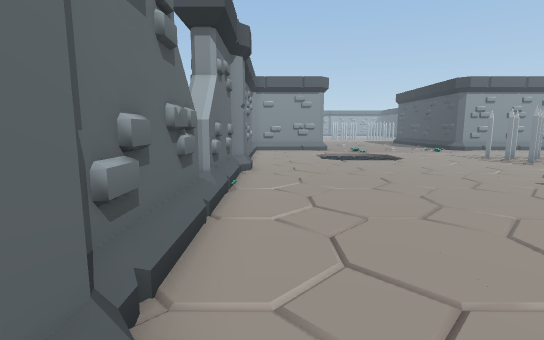
View 1 (above)

17 first-person views from a walk through a 3-D level made in the Unity game engine. The camera is 1.5 m above the floor, tilts 8° down and sees 85° across. The floor is counted in squares, 1 m on a side. Each view is taken from the middle of a square. On the plan, view 1 faces up. The plan holds only what a view shows up to about 15 squares ahead; the rest is blank. The place goes on beyond the plan. The player character is not drawn. Some animated figures are not drawn.

View 2
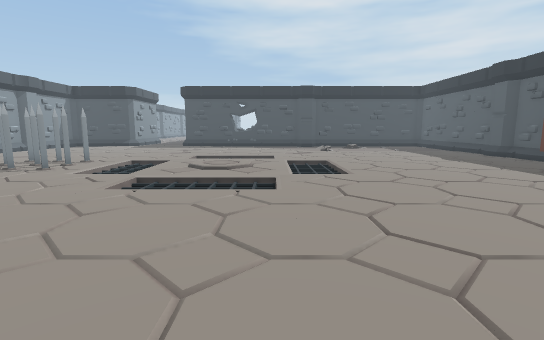

View 3
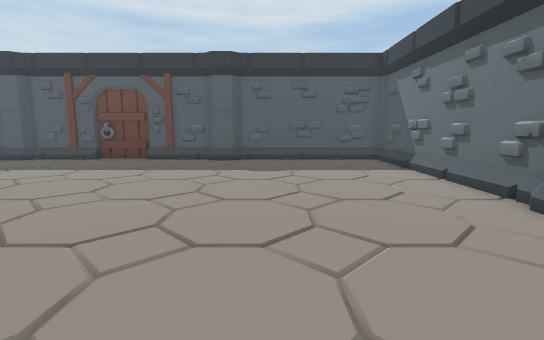

View 4
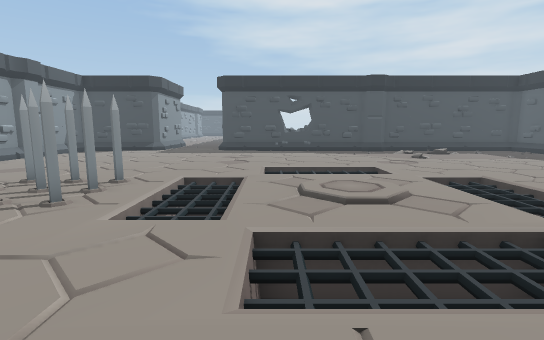

View 5
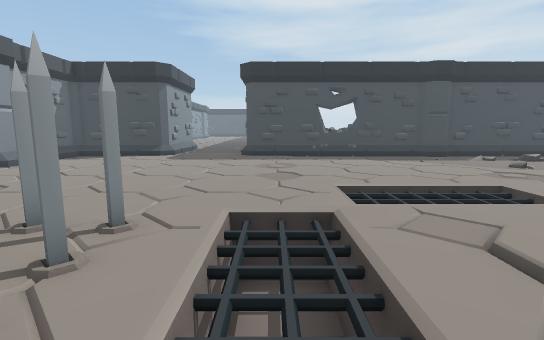

View 6
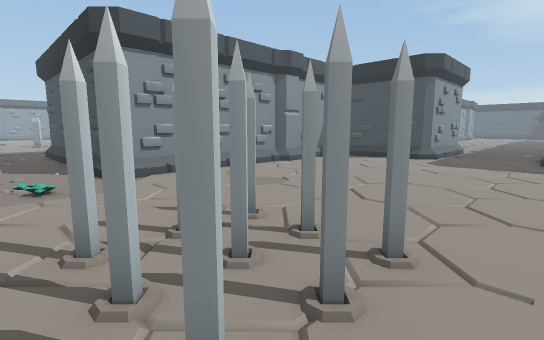

View 7
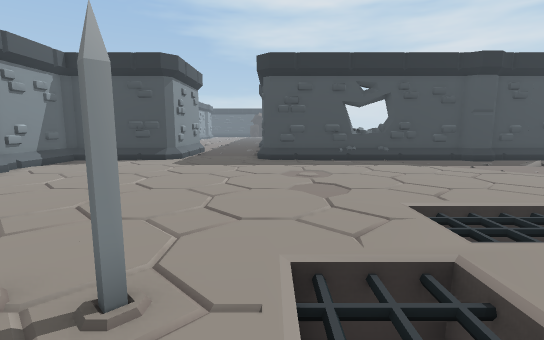

View 8
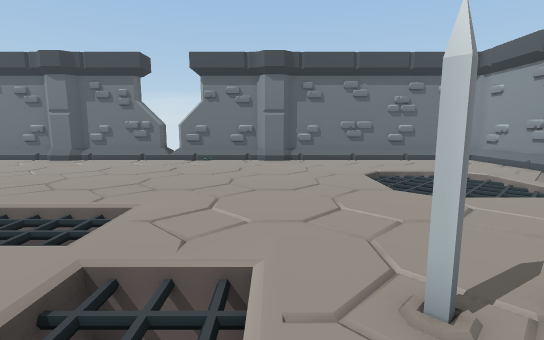

View 9
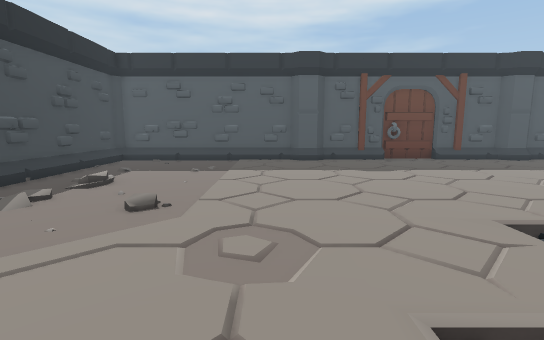

View 10
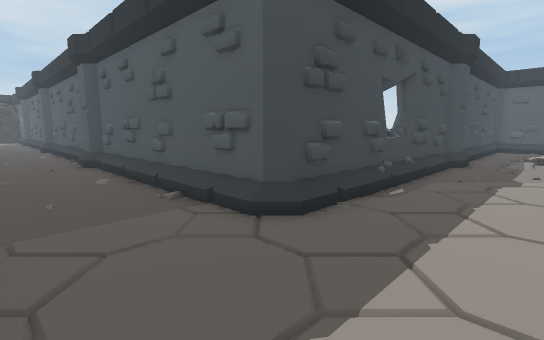

View 11
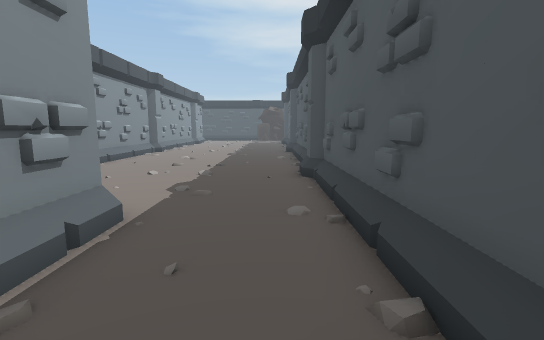

View 12
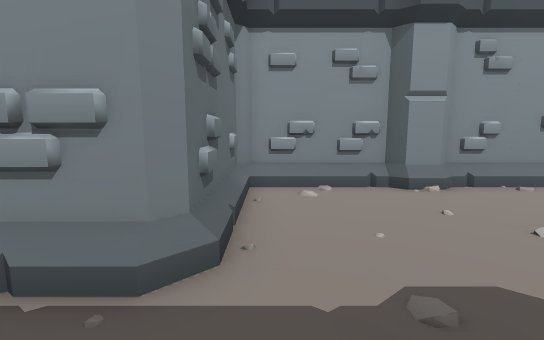

View 13
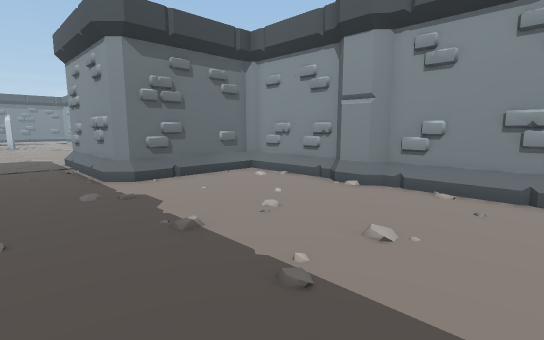

View 14
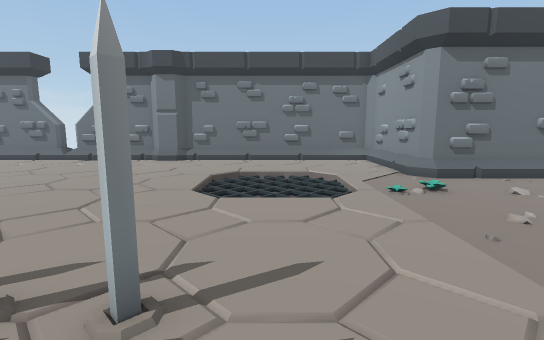

View 15
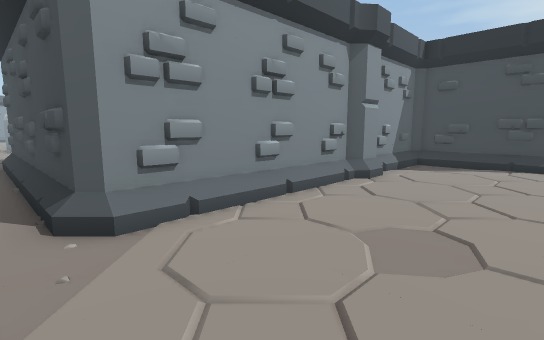

View 16
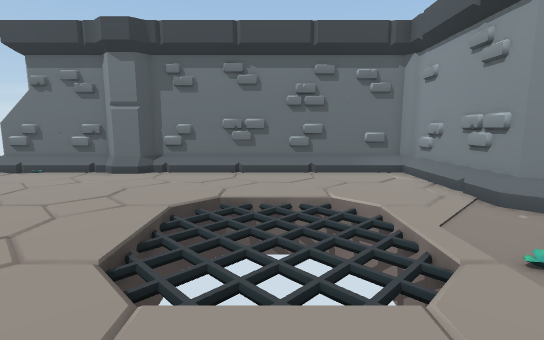

View 17
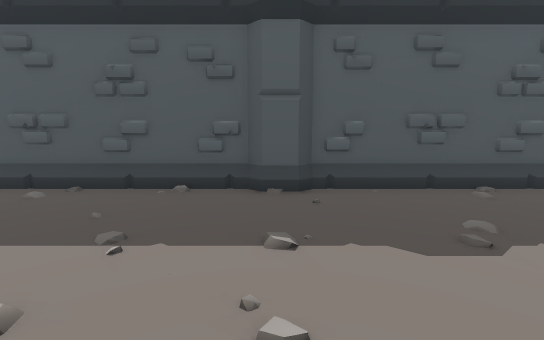

### Floor plan
Key: @ floor where view 1 was taken; # wall or solid block; . floor; / step, stairs or slope; = window, fence, low wall or low ledge; v drop or lower ground; S spikes; O other object.
Columns run from 2 left of view 1 to 41 right of it. Each row starts with its distance up from view 1.
 21 ######.        ##############    ###########
 20 #/.....   ..   .............#    #..........
 19 #/.....   ..   .............#    #..........
 18 #/....   ...................#    #..........
 17 #/...    ...................#    #..........
 16 #/...    ...................######..........
 15 #/...    ....SSS............................
 14 #/...........SSS............................
 13 #/..........................................
 12 #/...........SSS......................O.=..#
 11 ##........................./################
 10 #...........vvvvv........../#
  9 #...........vvvvv........../#
  8 ##........vv.....vv......../#
  7 ##........vv.....vv......../#
  6 ##........vv.....vv......../#
  5 #.........vv.....vv......../#
  4 #.........vv.....vv......../#
  3 #...........vvvvv........../#
  2 #...........vvvvv........../#
  1 ##.........................O#
  0 #/@......................../#
 -1 #/........................./#
 -2 #/......................././#
 -3 #/........................./#
 -4 #/........................./#
 -5 #/........................./#
 -6 #/........................./#
 -7 #/........................./#
 -8 #/......O.........O......../#
 -9 #############################

Positions as (right, up) in squares from view 1, and headings:
1: (0, 0), facing up
2: (0, 4), facing right
3: (4, 6), facing down
4: (5, 8), facing right
5: (9, 10), facing right
6: (10, 11), facing up-right
7: (11, 11), facing right
8: (13, 11), facing left
9: (18, 6), facing down
10: (22, 15), facing down-right
11: (26, 13), facing right
12: (32, 13), facing up
13: (40, 13), facing up-left
14: (13, 16), facing left
15: (12, 16), facing up-right
16: (9, 16), facing left
17: (36, 19), facing down
